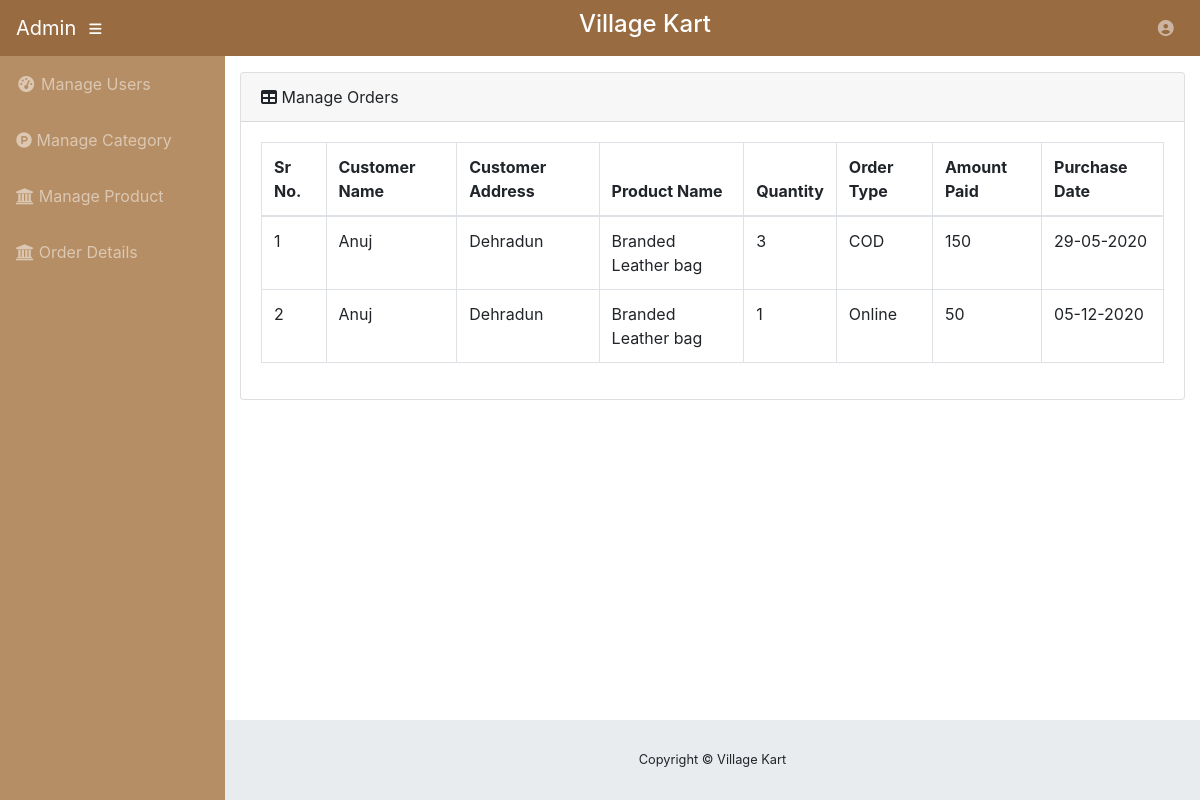
Page /order_details.php (signed in) on the committed database.
### tables this page shows
CREATE TABLE `final_order` (
  `order_id` bigint(20) NOT NULL,
  `product_id` int(11) NOT NULL,
  `qty` int(11) NOT NULL,
  `product_price` int(11) NOT NULL,
  `user_id` int(11) NOT NULL,
  `order_type` varchar(50) NOT NULL DEFAULT 'COD',
  `user_name` varchar(50) NOT NULL,
  `user_email` varchar(50) NOT NULL,
  `user_mobile` varchar(50) NOT NULL,
  `user_address` text NOT NULL,
  `date` date NOT NULL,
  `time` time NOT NULL
);

CREATE TABLE `reg_form` (
  `user_id` int(11) NOT NULL,
  `first_name` varchar(50) NOT NULL,
  `last_name` varchar(50) NOT NULL,
  `image` varchar(100) DEFAULT '',
  `address` text NOT NULL,
  `city` varchar(50) NOT NULL,
  `mobile_no` varchar(10) NOT NULL,
  `email` varchar(50) NOT NULL,
  `password` varchar(50) NOT NULL,
  `block` int(2) NOT NULL DEFAULT 0
);

CREATE TABLE `product` (
  `product_id` int(11) NOT NULL,
  `product_name` varchar(50) NOT NULL,
  `product_price` varchar(50) NOT NULL,
  `product_image` text NOT NULL,
  `cat_id` bigint(20) DEFAULT NULL
);

### order_details.php (the view, shortened to what this page needs)
<!DOCTYPE html>
<?php
include 'connection.php';
$q = "SELECT reg_form.first_name,reg_form.address,product.product_name,fo.qty,fo.product_price,fo.date,fo.order_type FROM `final_order` fo,`product`,`reg_form` where reg_form.user_id = fo.user_id and product.product_id = fo.product_id";
$data = mysqli_query($conn, $q);
$result = mysqli_num_rows($data);
?>
<html lang="en">
<head>
    <link href="vendor/bootstrap/css/bootstrap.min.css" rel="stylesheet">
    <link href="vendor/fontawesome-free/css/all.min.css" rel="stylesheet" type="text/css">
    <link href="vendor/datatables/dataTables.bootstrap4.css" rel="stylesheet">
    <link href="css/sb-admin.css" rel="stylesheet">
    <link rel="stylesheet" href="https://cdnjs.cloudflare.com/ajax/libs/font-awesome/4.7.0/css/font-awesome.min.css">
</head>
<body id="page-top">
<?php include 'navbar.php'; ?>
<div id="wrapper">
    <?php include 'sidebar.php'; ?>
    <div id="content-wrapper">
        <div class="container-fluid">
            <div class="card mb-3">
                <div class="card-header card-lg-12">
                    <i class="fas fa-table"></i> Manage Orders
                </div>
                <div class="card-body">
                    <div class="table-responsive">
                        <form method="post">
                            <table class="table table-bordered" id="dataTable" width="100%" cellspacing="0">
                                <thead>
                                <tr>
                                    <th>Sr No.</th>
                                    <th>Customer Name</th>
                                    <th>Customer Address</th>
                                    <th>Product Name</th>
                                    <th>Quantity</th>
                                    <th>Order Type</th>
                                    <th>Amount Paid</th>
                                    <th>Purchase Date</th>
                                </tr>
                                </thead>
                                <tbody>
                                <?php
                                if ($result != 0) {
                                    $i = 1;
                                    while ($total = mysqli_fetch_assoc($data)) {
                                        $date = date('d-m-Y', strtotime($total['date']));
                                        echo "
                  <tr>
                    <td>$i</td>
                    <td>$total[first_name]</td>
                    <td>$total[address]</td>
                    <td>$total[product_name]</td>
                    <td>$total[qty]</td>
                    <td>$total[order_type]</td>
                    <td>$total[product_price]</td>
                    <td>$date</td>
                  </tr>";
                                        $i++;
                                    }
                                } else {
                                    echo " <h3>Data not found </h3>";
                                }
                                ?>
                                </tbody>
                            </table>
                        </form>
                    </div>
                </div>
            </div>
        </div>
        <?php include "footer.php" ?>
    </div>
</div>
</body>
</html>

### connection.php (shortened to what this page needs)
<!DOCTYPE html>

### navbar.php (shortened to what this page needs)
<nav class="navbar navbar-expand navbar-dark static-top" id="nav">
     <a class="navbar-brand mr-1" href="#"><?php echo "Admin";?></a>
     <button class="btn btn-link btn-sm text-white order-1 order-sm-0" id="sidebarToggle" href="#">
       <i class="fas fa-bars"></i>
     </button>
    <h4 id="heading" class="mr-auto" >Village Kart</h4></div>
     <ul class="navbar-nav ml-auto ml-md-0">
       <li class="nav-item dropdown no-arrow">
         <a class="nav-link dropdown-toggle" href="#" id="userDropdown" role="button" data-toggle="dropdown" aria-haspopup="true" aria-expanded="false">
           <i class="fas fa-user-circle fa-fw"></i>
         </a>
       </li>
     </ul>
   </nav>

### sidebar.php (shortened to what this page needs)
<ul class="sidebar navbar-nav" id="ul-sidebar">
    <li class="nav-item">
        <a class="nav-link" href="index.php">
            <i class="fas fa-fw fa-tachometer-alt"></i>
            <span>Manage Users</span>
        </a>
    </li>
    <li class="nav-item">
        <a class="nav-link" href="manage_cat.php">
            <i class="fa fa-product-hunt" aria-hidden="true"></i>
            <span>Manage Category</span>
        </a>
    </li>
    <li class="nav-item">
        <a class="nav-link" href="manage_product.php">
            <i class="fa fa-bank" aria-hidden="true"></i>
            <span>Manage Product</span>
        </a>
    </li>
    <li class="nav-item">
        <a class="nav-link" href="order_details.php">
            <i class="fa fa-bank" aria-hidden="true"></i>
            <span>Order Details</span>
        </a>
    </li>
</ul>

### footer.php
<footer class="sticky-footer">
    <div class="container my-auto">
        <div class="copyright text-center my-auto">
            <span>Copyright © Village Kart</span>
        </div>
    </div>
</footer>

### sb-admin.css (style rules this page uses)
html { position: relative; min-height: 100%; }
body { height: 100%; }
#wrapper { display: -webkit-box; display: -ms-flexbox; display: flex; }
#wrapper #content-wrapper { overflow-x: hidden; width: 100%; padding-top: 1rem; padding-bottom: 80px; }
.navbar-nav .nav-item.dropdown .dropdown-toggle::after { width: 1rem; text-align: center; float: right; vertical-align: 0; border: 0; font-weight: 900; content: '\f105'; font-family: 'Font Awesome 5 Free'; }
.navbar-nav .nav-item.dropdown.no-arrow .dropdown-toggle::after { display: none; }
.sidebar { width: 90px !important; background-color: #212529; min-height: calc(100vh - 56px); }
.sidebar .nav-item:last-child { margin-bottom: 1rem; }
.sidebar .nav-item .nav-link { text-align: center; padding: 0.75rem 1rem; width: 90px; }
.sidebar .nav-item .nav-link span { font-size: 0.65rem; display: block; }
.sidebar .nav-item .nav-link { color: rgba(255, 255, 255, 0.5); }
@media (min-width: 768px) { .sidebar { width: 225px !important; } }
@media (min-width: 768px) { .sidebar .nav-item .nav-link { display: block; width: 100%; text-align: left; padding: 1rem; width: 225px; } }
@media (min-width: 768px) { .sidebar .nav-item .nav-link span { font-size: 1rem; display: inline; } }
:root { --input-padding-x: 0.75rem; --input-padding-y: 0.75rem; }
footer.sticky-footer { display: -webkit-box; display: -ms-flexbox; display: flex; position: absolute; right: 0; bottom: 0; width: calc(100% - 90px); height: 80px; background-color: #e9ecef; }
footer.sticky-footer .copyright { line-height: 1; font-size: 0.8rem; }
@media (min-width: 768px) { footer.sticky-footer { width: calc(100% - 225px); } }

### order_details.php (style rules this page uses)
a { text-decoration: none; }

### navbar.php (style rules this page uses)
#nav { background-color: #986B41; }
#heading { color: white; }

### sidebar.php (style rules this page uses)
#ul-sidebar { background-color: #B68E65; }

### rows in the picture
final_order: user.first_name "Anuj", user.address "Dehradun", product.product_name "Branded Leather bag", qty "3", order_type "COD", product_price "150", date "29-05-2020"
final_order: user.first_name "Anuj", user.address "Dehradun", product.product_name "Branded Leather bag", qty "1", order_type "Online", product_price "50", date "05-12-2020"
